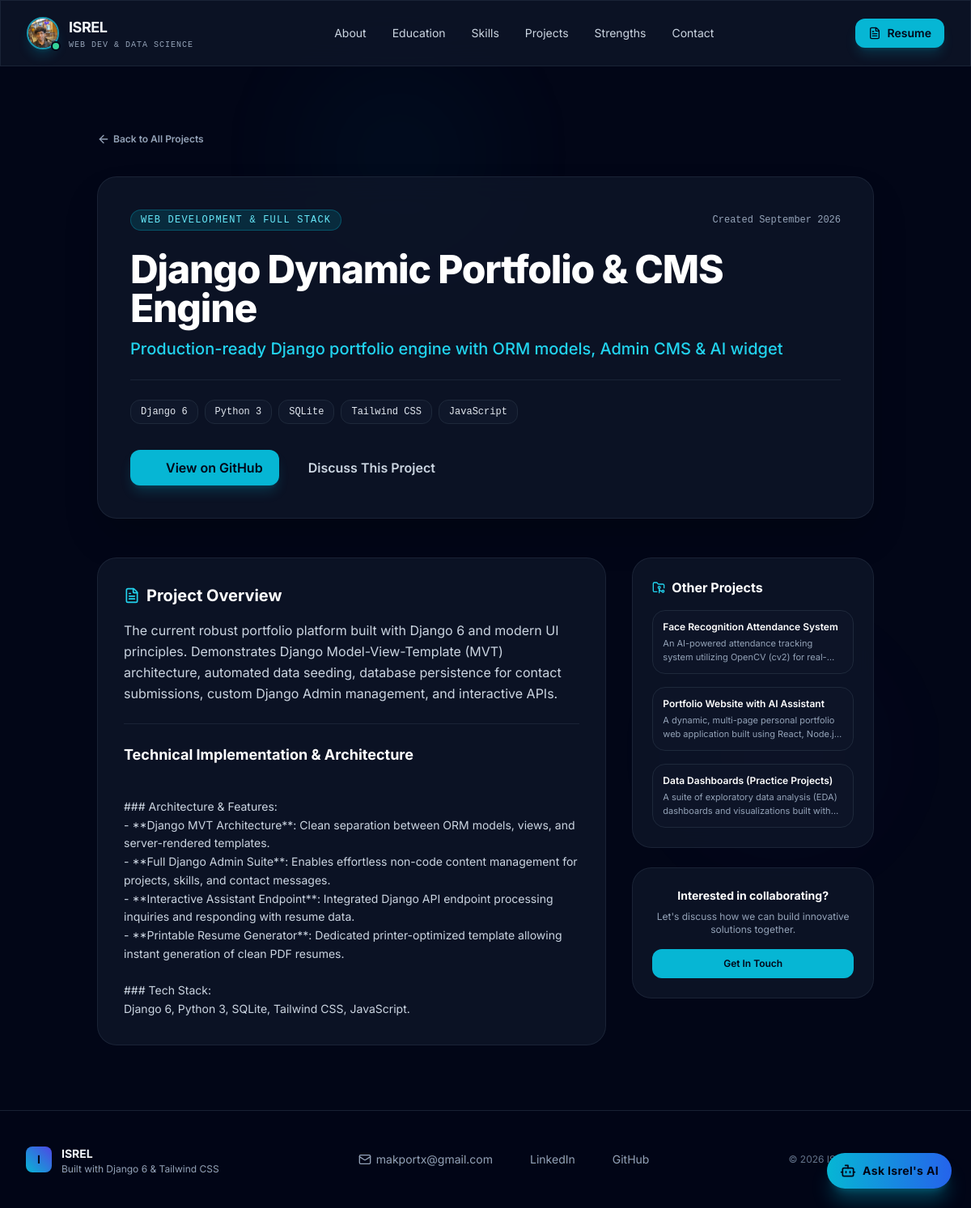
The app's page /project/django-dynamic-portfolio-cms-engine/ with its own data.
### portfolio/models.py (models this page shows, shortened)
class Profile(models.Model):
    name = models.CharField(max_length=100, default="ISREL")
    title = models.CharField(max_length=200, default="Aspiring Web Developer & Data Science Enthusiast")
    summary = models.TextField(
        default="Passionate Web Developer and Data Science Enthusiast currently pursuing a B.Tech in Computer Science "
                "(Data Science specialization) at SRM University. Skilled in Python, Front-End Development, and Data Analysis. "
                "Dedicated to building user-friendly, data-driven solutions."
    )
    career_objective = models.TextField(
        default="To grow as a Web Developer & Data Scientist, contributing to innovative projects that combine "
                "creativity, data, and technology while continuously learning in a dynamic environment."
    )
    location = models.CharField(max_length=150, default="Chennai, Tamil Nadu, India")
    email = models.EmailField(default="makportx@gmail.com")
    linkedin = models.URLField(default="https://linkedin.com/in/isrel")
    github = models.URLField(default="https://github.com/makportx")
    available_for_opportunities = models.BooleanField(default=True)
    class Meta:
        verbose_name = "Personal Profile"
        verbose_name_plural = "Personal Profile"

class Project(models.Model):
    CATEGORY_CHOICES = [
        ('ai_ml', 'AI & Machine Learning'),
        ('fullstack', 'Web Development & Full Stack'),
        ('data_science', 'Data Science & Dashboards'),
    ]
    title = models.CharField(max_length=200)
    slug = models.SlugField(max_length=220, unique=True, blank=True)
    category = models.CharField(max_length=30, choices=CATEGORY_CHOICES, default='fullstack')
    tagline = models.CharField(max_length=255, blank=True)
    description = models.TextField()
    extended_details = models.TextField(
        blank=True,
        help_text="Detailed project breakdown, challenges, solutions, and impact."
    )
    tech_stack = models.CharField(max_length=255, help_text="Comma-separated technologies, e.g. Python, OpenCV, Tkinter")
    github_url = models.URLField(blank=True)
    live_demo_url = models.URLField(blank=True)
    featured = models.BooleanField(default=True)
    icon_name = models.CharField(max_length=50, default="folder", help_text="Lucide icon name")
    created_at = models.DateField(auto_now_add=True)
    order = models.PositiveIntegerField(default=1)
    class Meta:
        ordering = ['order', '-created_at']
    def tech_list(self):
        return [tech.strip() for tech in self.tech_stack.split(',') if tech.strip()]

### portfolio/views.py (the view)
# urls.py: path('project/<slug:slug>/', views.project_detail_view, name='project_detail'),
def project_detail_view(request, slug):
    profile = get_or_create_default_profile()
    project = get_object_or_404(Project, slug=slug)
    other_projects = Project.objects.exclude(id=project.id)[:3]
    return render(request, 'portfolio/project_detail.html', {
        'profile': profile,
        'project': project,
        'other_projects': other_projects,
    })

### portfolio/views.py (called while the page is built, shortened)
def get_or_create_default_profile():
    profile = Profile.objects.first()
    return profile

### portfolio/templates/portfolio/project_detail.html (shortened to what this page needs)
{% extends 'portfolio/base.html' %}
{% load static %}
{% block content %}
<div class="py-12 sm:py-20">
    <div class="max-w-5xl mx-auto px-4 sm:px-6 lg:px-8">
        <div class="mb-8">
            <a href="{% url 'home' %}#projects" class="inline-flex items-center text-xs font-semibold text-slate-400 hover:text-cyan-400 transition space-x-1">
                <i data-lucide="arrow-left" class="w-4 h-4"></i>
                <span>Back to All Projects</span>
            </a>
        </div>
        <div class="glass-panel p-6 sm:p-10 rounded-3xl border border-slate-800/80 shadow-2xl relative overflow-hidden mb-12">
            <div class="flex flex-wrap items-center justify-between gap-4 mb-6">
                <span class="text-xs font-mono uppercase tracking-widest px-3 py-1 rounded-full bg-cyan-950/80 text-cyan-300 border border-cyan-500/30">
                    {{ project.get_category_display }}
                </span>
                <span class="text-xs text-slate-400 font-mono">
                    Created {{ project.created_at|date:"F Y" }}
                </span>
            </div>
            <h1 class="text-3xl sm:text-5xl font-extrabold text-white tracking-tight leading-tight">
                {{ project.title }}
            </h1>
            {% if project.tagline %}
            <p class="text-base sm:text-xl text-cyan-400 font-medium mt-3">
                {{ project.tagline }}
            </p>
            {% endif %}
            <div class="flex flex-wrap gap-2 mt-6 pt-6 border-t border-slate-800/80">
                {% for tech in project.tech_list %}
                <span class="text-xs px-3 py-1.5 rounded-xl bg-slate-900 text-slate-200 border border-slate-800 font-mono font-medium">
                    {{ tech }}
                </span>
                {% endfor %}
            </div>
            <div class="flex flex-wrap items-center gap-4 mt-8">
                {% if project.github_url %}
                <a href="{{ project.github_url }}" target="_blank" rel="noopener noreferrer" class="px-5 py-2.5 rounded-xl font-semibold bg-cyan-500 text-slate-950 hover:bg-cyan-400 transition shadow-lg shadow-cyan-500/20 flex items-center space-x-2">
                    <i data-lucide="github" class="w-4 h-4"></i>
                    <span>View on GitHub</span>
                </a>
                {% endif %}
                <a href="{% url 'home' %}#contact" class="px-5 py-2.5 rounded-xl font-semibold text-slate-300 hover:text-white transition flex items-center space-x-1.5">
                    <span>Discuss This Project</span>
                </a>
            </div>
        </div>
        <div class="grid grid-cols-1 lg:grid-cols-12 gap-8">
            <div class="lg:col-span-8 space-y-8">
                <div class="glass-panel p-6 sm:p-8 rounded-3xl border border-slate-800/80">
                    <h2 class="text-xl font-bold text-white mb-4 flex items-center gap-2">
                        <i data-lucide="file-text" class="w-5 h-5 text-cyan-400"></i>
                        Project Overview
                    </h2>
                    <p class="text-slate-300 text-base leading-relaxed">
                        {{ project.description }}
                    </p>
                    {% if project.extended_details %}
                    <div class="mt-6 pt-6 border-t border-slate-800/80 text-slate-300 space-y-4">
                        <h3 class="text-lg font-bold text-white mb-2">Technical Implementation & Architecture</h3>
                        <div class="text-sm text-slate-300 leading-relaxed space-y-3 whitespace-pre-line font-normal">
                            {{ project.extended_details }}
                        </div>
                    </div>
                    {% endif %}
                </div>
            </div>
            <div class="lg:col-span-4 space-y-6">
                <div class="glass-panel p-6 rounded-3xl border border-slate-800/80">
                    <h3 class="text-base font-bold text-white mb-4 flex items-center gap-2">
                        <i data-lucide="folder-git-2" class="w-4 h-4 text-cyan-400"></i>
                        Other Projects
                    </h3>
                    <div class="space-y-4">
                        {% for other in other_projects %}
                        <a href="{% url 'project_detail' slug=other.slug %}" class="block p-3 rounded-2xl bg-slate-900/60 hover:bg-slate-800/80 border border-slate-800 transition group">
                            <h4 class="text-xs font-semibold text-white group-hover:text-cyan-400 transition">
                                {{ other.title }}
                            </h4>
                            <p class="text-[11px] text-slate-400 line-clamp-2 mt-1">
                                {{ other.description }}
                            </p>
                        </a>
                        {% empty %}
                        <p class="text-xs text-slate-400">No other projects found.</p>
                        {% endfor %}
                    </div>
                </div>
                <div class="glass-panel p-6 rounded-3xl border border-slate-800/80 text-center">
                    <h4 class="text-sm font-bold text-white mb-2">Interested in collaborating?</h4>
                    <p class="text-xs text-slate-400 mb-4">Let's discuss how we can build innovative solutions together.</p>
                    <a href="{% url 'home' %}#contact" class="inline-block w-full py-2.5 rounded-xl text-xs font-semibold bg-cyan-500 text-slate-950 hover:bg-cyan-400 transition">
                        Get In Touch
                    </a>
                </div>
            </div>
        </div>
    </div>
</div>
{% endblock %}

### portfolio/templates/portfolio/base.html (shortened to what this page needs)
{% load static %}
<!DOCTYPE html>
<html lang="en" class="dark scroll-smooth">
<head>
    <script src="https://cdn.tailwindcss.com"></script>
    <link rel="stylesheet" href="{% static 'portfolio/css/style.css' %}">
</head>
<body class="bg-slate-950 text-slate-100 min-h-screen flex flex-col selection:bg-cyan-500 selection:text-slate-950 antialiased relative overflow-x-hidden">
    <div class="fixed top-0 left-1/4 w-96 h-96 glow-cyan rounded-full pointer-events-none -z-10 blur-3xl opacity-40"></div>
    <div class="fixed bottom-1/4 right-10 w-96 h-96 glow-violet rounded-full pointer-events-none -z-10 blur-3xl opacity-30"></div>
    <header class="sticky top-0 z-40 glass-panel border-b border-slate-800/80 transition duration-300">
        <div class="max-w-7xl mx-auto px-4 sm:px-6 lg:px-8">
            <div class="flex items-center justify-between h-16 sm:h-20">
                <div class="flex items-center space-x-3">
                    <a href="{% url 'home' %}" class="group flex items-center space-x-3">
                        <div class="relative">
                            <img src="{% static 'portfolio/images/isrel_profile.jpg' %}" alt="{{ profile.name|default:'ISREL' }}" class="w-10 h-10 rounded-full object-cover object-top border-2 border-cyan-400/70 shadow-lg shadow-cyan-500/20 group-hover:scale-105 transition-transform duration-200">
                            <span class="absolute -bottom-0.5 -right-0.5 w-3 h-3 bg-emerald-400 border-2 border-slate-950 rounded-full"></span>
                        </div>
                        <div>
                            <span class="font-bold text-lg tracking-tight group-hover:text-cyan-400 transition">{{ profile.name|default:"ISREL" }}</span>
                            <span class="hidden md:block text-[10px] uppercase font-mono tracking-widest text-slate-400">Web Dev & Data Science</span>
                        </div>
                    </a>
                </div>
                <nav class="hidden md:flex items-center space-x-1 lg:space-x-2">
                    <a href="{% url 'home' %}#about" class="px-3 py-2 rounded-lg text-sm text-slate-300 hover:text-white hover:bg-slate-800/60 transition">About</a>
                    <a href="{% url 'home' %}#education" class="px-3 py-2 rounded-lg text-sm text-slate-300 hover:text-white hover:bg-slate-800/60 transition">Education</a>
                    <a href="{% url 'home' %}#skills" class="px-3 py-2 rounded-lg text-sm text-slate-300 hover:text-white hover:bg-slate-800/60 transition">Skills</a>
                    <a href="{% url 'home' %}#projects" class="px-3 py-2 rounded-lg text-sm text-slate-300 hover:text-white hover:bg-slate-800/60 transition">Projects</a>
                    <a href="{% url 'home' %}#strengths" class="px-3 py-2 rounded-lg text-sm text-slate-300 hover:text-white hover:bg-slate-800/60 transition">Strengths</a>
                    <a href="{% url 'home' %}#contact" class="px-3 py-2 rounded-lg text-sm text-slate-300 hover:text-white hover:bg-slate-800/60 transition">Contact</a>
                </nav>
                <div class="hidden sm:flex items-center space-x-3">
                    <a href="{% url 'resume' %}" class="inline-flex items-center space-x-2 px-4 py-2 rounded-xl text-sm font-semibold bg-cyan-500 text-slate-950 hover:bg-cyan-400 transition shadow-lg shadow-cyan-500/20 hover:shadow-cyan-400/30">
                        <i data-lucide="file-text" class="w-4 h-4"></i>
                        <span>Resume</span>
                    </a>
                </div>
            </div>
        </div>
    </header>
    <main class="flex-grow">
        {% block content %}{% endblock %}
    </main>
    <div class="fixed bottom-6 right-6 z-50">
        <button id="ai-assistant-toggle" type="button" class="flex items-center space-x-2 px-4 py-3 rounded-full bg-gradient-to-r from-cyan-500 to-blue-600 text-slate-950 font-bold shadow-xl shadow-cyan-500/30 hover:shadow-cyan-400/40 hover:scale-105 active:scale-95 transition duration-200 group">
            <i data-lucide="bot" class="w-5 h-5 group-hover:rotate-12 transition-transform"></i>
            <span class="text-sm tracking-wide">Ask Isrel's AI</span>
        </button>
    </div>
    <footer class="mt-auto border-t border-slate-800/80 bg-slate-950/90 py-10">
        <div class="max-w-7xl mx-auto px-4 sm:px-6 lg:px-8 flex flex-col md:flex-row items-center justify-between gap-6">
            <div class="flex items-center space-x-3">
                <div class="w-8 h-8 rounded-lg bg-gradient-to-tr from-cyan-500 to-indigo-600 flex items-center justify-center font-bold text-slate-950 text-sm">
                    {{ profile.name|first|default:"I" }}
                </div>
                <div>
                    <span class="font-bold text-sm">{{ profile.name }}</span>
                    <p class="text-xs text-slate-400">Built with Django 6 & Tailwind CSS</p>
                </div>
            </div>
            <div class="flex items-center space-x-6 text-sm text-slate-400">
                <a href="mailto:{{ profile.email }}" class="hover:text-cyan-400 transition flex items-center gap-1.5">
                    <i data-lucide="mail" class="w-4 h-4"></i> {{ profile.email }}
                </a>
                <a href="{{ profile.linkedin }}" target="_blank" rel="noopener noreferrer" class="hover:text-cyan-400 transition flex items-center gap-1.5">
                    <i data-lucide="linkedin" class="w-4 h-4"></i> LinkedIn
                </a>
                <a href="{{ profile.github }}" target="_blank" rel="noopener noreferrer" class="hover:text-cyan-400 transition flex items-center gap-1.5">
                    <i data-lucide="github" class="w-4 h-4"></i> GitHub
                </a>
            </div>
            <p class="text-xs text-slate-500">
                &copy; 2026 {{ profile.name }}. All rights reserved.
            </p>
        </div>
    </footer>
</body>
</html>

### portfolio/static/portfolio/css/style.css (style rules this page uses)
body { font-family: 'Inter', -apple-system, BlinkMacSystemFont, 'Segoe UI', Roboto, sans-serif; }
code, pre, .font-mono { font-family: 'JetBrains Mono', monospace; }
.glass-panel { background: rgba(15, 23, 42, 0.75); backdrop-filter: blur(16px); -webkit-backdrop-filter: blur(16px); border: 1px solid rgba(255, 255, 255, 0.08); }
.glow-cyan { background: radial-gradient(circle, rgba(6, 182, 212, 0.15) 0%, rgba(6, 182, 212, 0) 70%); }
.glow-violet { background: radial-gradient(circle, rgba(139, 92, 246, 0.15) 0%, rgba(139, 92, 246, 0) 70%); }
html { scroll-behavior: smooth; }

### records on screen
Profile: name "ISREL", name|first "I", email "makportx@gmail.com"
Project: category "WEB DEVELOPMENT & FULL STACK", created_at "September 2026", title "Django Dynamic Portfolio & CMS Engine", tagline "Production-ready Django portfolio engine with ORM models, Admin CMS & AI widget", description "The current robust portfolio platform built with Django 6 and modern UI principles. Demonstrates Django Model-View-Template (MVT) architecture, automated data seeding, database persistence for contact submissions, custom Django Admin management, and interactive APIs.", extended_details "### Architecture & Features: - **Django MVT Architecture**: Clean separation between ORM models, views, and server-rendered templates. - **Full Django Admin Suite**: Enables effortless non-code content management for projects, skills, and contact messages. - **Interactive Assistant Endpoint**: Integrated Django API endpoint processing inquiries and responding with resume data. - **Printable Resume Generator**: Dedicated printer-optimized template allowing instant generation of clean PDF resumes. ### Tech Stack: Django 6, Python 3, SQLite, Tailwind CSS, JavaScript."
Project: title "Face Recognition Attendance System", description "An AI-powered attendance tracking system utilizing OpenCV (cv2)…"
Project: title "Portfolio Website with AI Assistant", description "A dynamic, multi-page personal portfolio web application built using React,…"
Project: title "Data Dashboards (Practice Projects)", description "A suite of exploratory data analysis (EDA) dashboards and visualizations built…"

### other values on screen
{{ tech }} "Django 6" "Python 3" "SQLite" "Tailwind CSS" "JavaScript"
